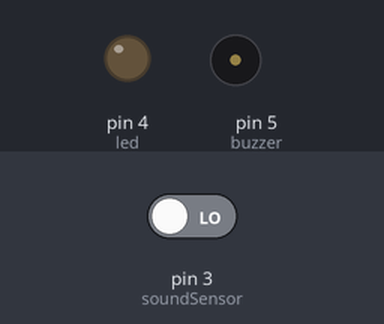
Bench run of a sketch on a simulated Arduino Uno, built with avr-gcc and run on an emulated ATmega328P. Shown: output pins drawn as LEDs (lit = HIGH), buzzer (waves = sounding, pin HIGH). The test bench sets the inputs (shaded band); at power-on: pin 3 (soundSensor) LOW.

Above: at 1.2 s.
1.3 s: pin 3 (soundSensor) driven HIGH
At 4.0 s:
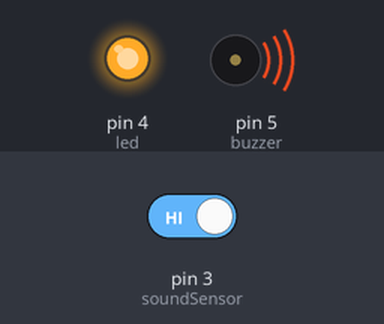
4.3 s: pin 3 (soundSensor) driven LOW
At 5.0 s:
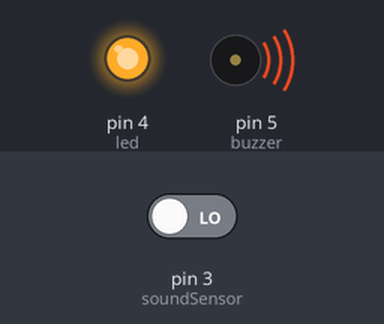
Timing chart, 0 to 7.3 s (numbered marks = the images above; inputs shaded):
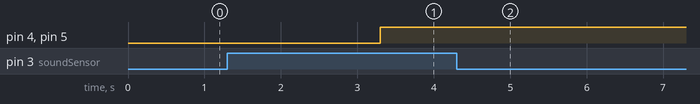

Measured:
- after the input at 1.3 s, pin 4 (led), pin 5 (buzzer): LOW → HIGH after 2.0 s
- after the input at 4.3 s, pin 4 (led), pin 5 (buzzer): stops changing and stays HIGH

The sketch:

SOUNDSENSOR_YOUTUBE.ino
```cpp
int soundSensor = 3;
int led = 4;
String state = "open";
int buzzer = 5;
void setup() {
  // put your setup code here, to run once:
pinMode(soundSensor,INPUT);
pinMode(led,OUTPUT);
pinMode(buzzer,OUTPUT);

}

void loop() {
  // put your main code here, to run repeatedly:
int sutSensor = digitalRead(soundSensor);
 if(sutSensor == 1){
 if(state == "open"){
  digitalWrite(led,LOW);
  digitalWrite(buzzer,LOW);
  state = "close";}
 else if(state == "close"){
  digitalWrite(led,HIGH);
  digitalWrite(buzzer,HIGH);
  delay(100);
  state = "open";}
delay(2000);
}}
```
